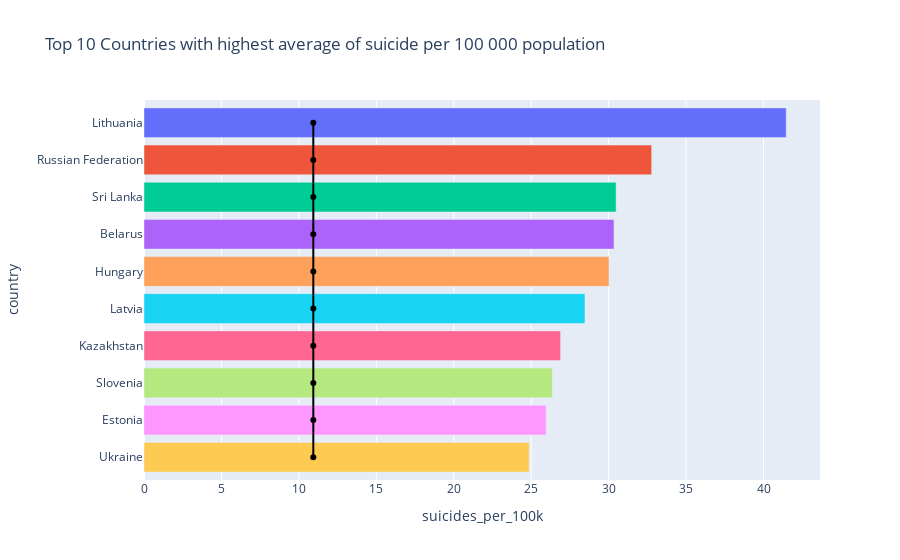

Write notebook code for a chart like this one.
### Markdown cell above
Now let's see some countries related data, graphs with highest and lowest suicide rate. The vertical line is mean from all countries.

### Code cell
plot_countries_rate(
    countries_data['suicides_per_100k'].nlargest(10).sort_values(ascending=False).reset_index(), 
    'Top 10 Countries with highest average of suicide per 100 000 population'
)

### Figure 1 — Plotly figure (JSON) as saved in the notebook; plotly's stock layout.template omitted (floating-point values rounded to 4 significant figures)
{"data": [{"alignmentgroup": "True", "hoverlabel": {"namelength": 0}, "hovertemplate": "country=%{y}<br>suicides_per_100k=%{x}", "legendgroup": "country=Lithuania", "marker": {"color": "#636efa"}, "name": "country=Lithuania", "offsetgroup": "country=Lithuania", "orientation": "h", "showlegend": true, "textposition": "auto", "type": "bar", "x": [41.46], "xaxis": "x", "y": ["Lithuania"], "yaxis": "y"}, {"alignmentgroup": "True", "hoverlabel": {"namelength": 0}, "hovertemplate": "country=%{y}<br>suicides_per_100k=%{x}", "legendgroup": "country=Russian Federation", "marker": {"color": "#EF553B"}, "name": "country=Russian Federation", "offsetgroup": "country=Russian Federation", "orientation": "h", "showlegend": true, "textposition": "auto", "type": "bar", "x": [32.78], "xaxis": "x", "y": ["Russian Federation"], "yaxis": "y"}, {"alignmentgroup": "True", "hoverlabel": {"namelength": 0}, "hovertemplate": "country=%{y}<br>suicides_per_100k=%{x}", "legendgroup": "country=Sri Lanka", "marker": {"color": "#00cc96"}, "name": "country=Sri Lanka", "offsetgroup": "country=Sri Lanka", "orientation": "h", "showlegend": true, "textposition": "auto", "type": "bar", "x": [30.48], "xaxis": "x", "y": ["Sri Lanka"], "yaxis": "y"}, {"alignmentgroup": "True", "hoverlabel": {"namelength": 0}, "hovertemplate": "country=%{y}<br>suicides_per_100k=%{x}", "legendgroup": "country=Belarus", "marker": {"color": "#ab63fa"}, "name": "country=Belarus", "offsetgroup": "country=Belarus", "orientation": "h", "showlegend": true, "textposition": "auto", "type": "bar", "x": [30.34], "xaxis": "x", "y": ["Belarus"], "yaxis": "y"}, {"alignmentgroup": "True", "hoverlabel": {"namelength": 0}, "hovertemplate": "country=%{y}<br>suicides_per_100k=%{x}", "legendgroup": "country=Hungary", "marker": {"color": "#FFA15A"}, "name": "country=Hungary", "offsetgroup": "country=Hungary", "orientation": "h", "showlegend": true, "textposition": "auto", "type": "bar", "x": [30.02], "xaxis": "x", "y": ["Hungary"], "yaxis": "y"}, {"alignmentgroup": "True", "hoverlabel": {"namelength": 0}, "hovertemplate": "country=%{y}<br>suicides_per_100k=%{x}", "legendgroup": "country=Latvia", "marker": {"color": "#19d3f3"}, "name": "country=Latvia", "offsetgroup": "country=Latvia", "orientation": "h", "showlegend": true, "textposition": "auto", "type": "bar", "x": [28.47], "xaxis": "x", "y": ["Latvia"], "yaxis": "y"}, {"alignmentgroup": "True", "hoverlabel": {"namelength": 0}, "hovertemplate": "country=%{y}<br>suicides_per_100k=%{x}", "legendgroup": "country=Kazakhstan", "marker": {"color": "#FF6692"}, "name": "country=Kazakhstan", "offsetgroup": "country=Kazakhstan", "orientation": "h", "showlegend": true, "textposition": "auto", "type": "bar", "x": [26.9], "xaxis": "x", "y": ["Kazakhstan"], "yaxis": "y"}, {"alignmentgroup": "True", "hoverlabel": {"namelength": 0}, "hovertemplate": "country=%{y}<br>suicides_per_100k=%{x}", "legendgroup": "country=Slovenia", "marker": {"color": "#B6E880"}, "name": "country=Slovenia", "offsetgroup": "country=Slovenia", "orientation": "h", "showlegend": true, "textposition": "auto", "type": "bar", "x": [26.36], "xaxis": "x", "y": ["Slovenia"], "yaxis": "y"}, {"alignmentgroup": "True", "hoverlabel": {"namelength": 0}, "hovertemplate": "country=%{y}<br>suicides_per_100k=%{x}", "legendgroup": "country=Estonia", "marker": {"color": "#FF97FF"}, "name": "country=Estonia", "offsetgroup": "country=Estonia", "orientation": "h", "showlegend": true, "textposition": "auto", "type": "bar", "x": [25.96], "xaxis": "x", "y": ["Estonia"], "yaxis": "y"}, {"alignmentgroup": "True", "hoverlabel": {"namelength": 0}, "hovertemplate": "country=%{y}<br>suicides_per_100k=%{x}", "legendgroup": "country=Ukraine", "marker": {"color": "#FECB52"}, "name": "country=Ukraine", "offsetgroup": "country=Ukraine", "orientation": "h", "showlegend": true, "textposition": "auto", "type": "bar", "x": [24.87], "xaxis": "x", "y": ["Ukraine"], "yaxis": "y"}, {"hoverinfo": "none", "line": {"color": "black"}, "type": "scatter", "x": [10.93, 10.93, 10.93, 10.93, 10.93, 10.93, 10.93, 10.93, 10.93, 10.93], "y": ["Lithuania", "Russian Federation", "Sri Lanka", "Belarus", "Hungary", "Latvia", "Kazakhstan", "Slovenia", "Estonia", "Ukraine"]}], "layout": {"barmode": "relative", "legend": {"tracegroupgap": 0}, "showlegend": false, "title": {"text": "Top 10 Countries with highest average of suicide per 100 000 population"}, "xaxis": {"anchor": "y", "domain": [0, 1], "title": {"text": "suicides_per_100k"}}, "yaxis": {"anchor": "x", "categoryarray": ["Ukraine", "Estonia", "Slovenia", "Kazakhstan", "Latvia", "Hungary", "Belarus", "Sri Lanka", "Russian Federation", "Lithuania"], "categoryorder": "array", "domain": [0, 1], "title": {"text": "country"}}}}
